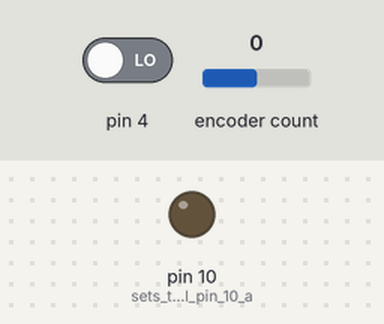
Bench run of a sketch on a simulated Arduino Leonardo, built with avr-gcc and run on an emulated ATmega32U4. Parts: output pins drawn as LEDs (lit = HIGH). The inputs (shaded band) are chosen by the test bench; at power-on: pin 4 LOW, encoder count 0. USB keyboard and mouse output is not drawn.

Above: at 1.2 s.
1.3 s: pin 4 driven HIGH
At 2.7 s:
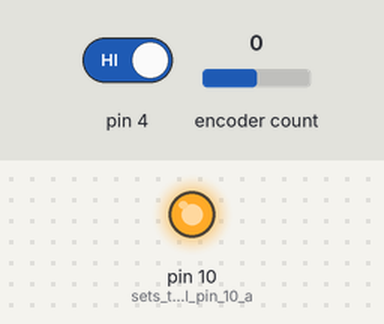
4.3 s: pin 4 driven LOW
At 5.0 s:
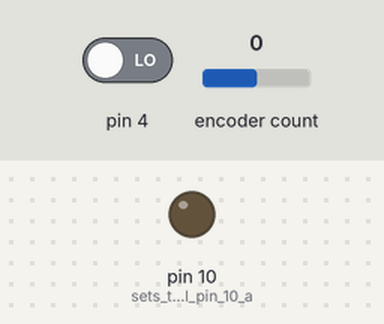
Timing chart, 0 to 7.3 s (numbered marks = the images above; inputs shaded):
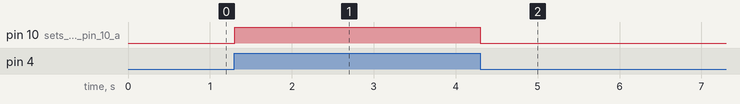

Measured:
- after the input at 1.3 s, pin 10 (sets_the_digital_pin_10_a): LOW → HIGH at once
- after the input at 4.3 s, pin 10 (sets_the_digital_pin_10_a): HIGH → LOW at once

The sketch:

A_CameraController.ino
```cpp
/*

This is a simple example that allows you to connect a tact switch, an LED and a rotary encoder to your Arduino.
The Arduino acts as a keyboard by outputting information as key presses.

You will need this table to figure the code for the characters you are trying to output.
http://www.asciitable.com/

You can use Keyboard.press() and modifier keys to use special keyboard keys
https://www.arduino.cc/reference/tr/language/functions/usb/keyboard/keyboardpress/
https://www.arduino.cc/reference/tr/language/functions/usb/keyboard/keyboardmodifiers/

*/

#include <Keyboard.h>      // include library that let's Arduino act as a keyboard
#include <RotaryEncoder.h> // include rotary encoder library

// Setup a RoraryEncoder for pins A0 and A1:
RotaryEncoder encoder(A0, A1);

// some useful values
#define OFF 0
#define ON 1

// start by assuming no buttons are pressed
bool keyX = OFF;


void setup()
{

  // connect to serial port for debugging
  Serial.begin(57600);

  // make pin 4 an input
  pinMode(4, INPUT);

  pinMode(10, OUTPUT);    // sets the digital pin 10 as output


  // start the keyboard
  Keyboard.begin();
}

void loop()
{

  // Read the encoder and output its value
  /////////////////////////////////////////
  static int pos = 0;
  encoder.tick();

  int newPos = encoder.getPosition();
  if (pos != newPos)
  {
    Serial.print(newPos);
    Serial.println();

    if (newPos > pos)
    {
      Keyboard.write(69); // E
    }

    if (newPos < pos)
    {
      Keyboard.write(70); // F
    }

    pos = newPos;
  }

  // All the key presses happen here
  //////////////////////////////////////////////
  if ((digitalRead(4) == HIGH) && keyX == OFF)
  {
    keyX = ON;
    Keyboard.write(176); // ENTER key
    digitalWrite(10, HIGH);

  }
  if (digitalRead(4) == LOW)
  {
    keyX = OFF;
    digitalWrite(10, LOW);
  }

}
```
